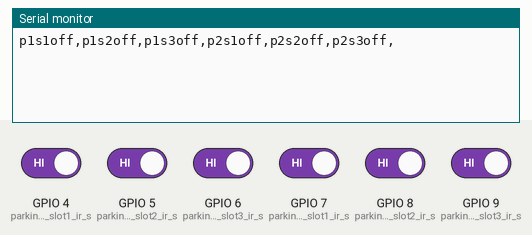
This sketch was run on a simulated ESP8266 (NodeMCU). On the bench: the last lines printed to the serial monitor. Inputs (shaded band) come from the test bench; at power-on: GPIO 4 (parking1_slot1_ir_s), GPIO 5 (parking1_slot2_ir_s), GPIO 6 (parking1_slot3_ir_s), GPIO 7 (parking2_slot1_ir_s), GPIO 8 (parking2_slot2_ir_s), GPIO 9 (parking2_slot3_ir_s) HIGH.

Above: at 4.0 s.
4.1 s: GPIO 4 (parking1_slot1_ir_s) driven LOW
At 8.0 s:
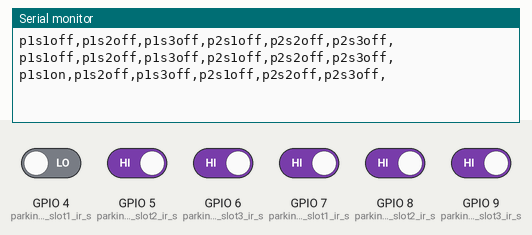
9.1 s: GPIO 5 (parking1_slot2_ir_s) driven LOW
At 11.7 s:
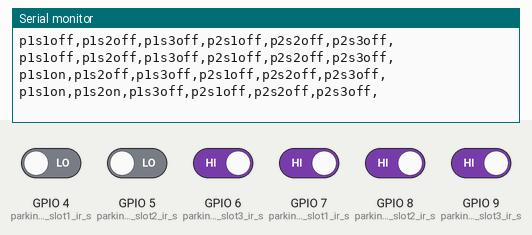
14.2 s: GPIO 6 (parking1_slot3_ir_s) driven LOW
At 17.8 s:
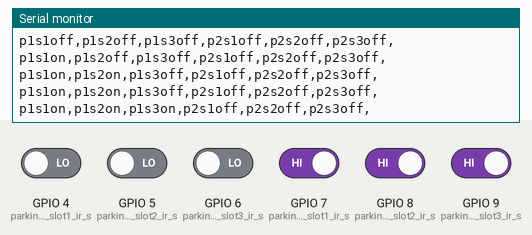
18.7 s: GPIO 7 (parking2_slot1_ir_s) driven LOW
At 21.4 s:
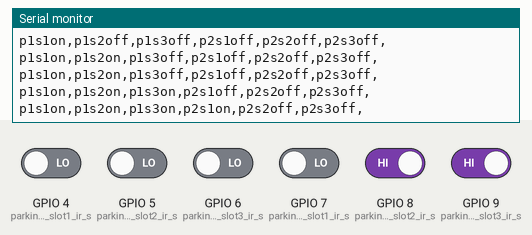
23.8 s: GPIO 8 (parking2_slot2_ir_s) driven LOW
At 27.6 s:
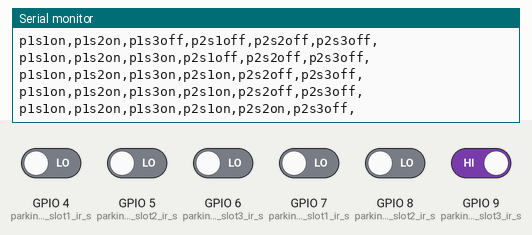
28.3 s: GPIO 9 (parking2_slot3_ir_s) driven LOW
At 31.2 s:
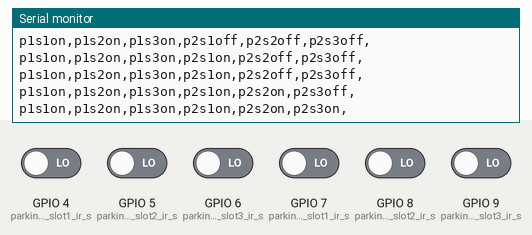

Measured:
- after the input at 4.1 s, the serial monitor: prints a new line after 3.5 s (image 1)
- after the input at 9.1 s, the serial monitor: prints a new line after 1.7 s (image 2)
- after the input at 14.2 s, the serial monitor: prints a new line after 3.0 s (image 3)
- after the input at 18.7 s, the serial monitor: prints a new line after 1.7 s (image 4)
- after the input at 23.8 s, the serial monitor: prints a new line after 3.0 s (image 5)
- after the input at 28.3 s, the serial monitor: prints a new line after 1.7 s (image 6)

The sketch:

carpark.ino.ino
```cpp
#include <cppQueue.h>
#include <functional>
#include <memory>
#include <ESP8266WiFi.h>

int parking1_slot1_ir_s = 4; // parking slot1 infrared sensor connected with pin number 4 of arduino
int parking1_slot2_ir_s = 5;
int parking1_slot3_ir_s = 6;

int parking2_slot1_ir_s = 7;
int parking2_slot2_ir_s = 8;
int parking2_slot3_ir_s = 9;

String sensor1;
String sensor2;
String sensor3;
String sensor4;
String sensor5;
String sensor6;


String cdata =""; // complete data, consisting of sensors values

void setup()
{
Serial.begin(9600);

pinMode(parking1_slot1_ir_s, INPUT);
pinMode(parking1_slot2_ir_s, INPUT);
pinMode(parking1_slot3_ir_s, INPUT);

pinMode(parking2_slot1_ir_s, INPUT);
pinMode(parking2_slot2_ir_s, INPUT);
pinMode(parking2_slot3_ir_s, INPUT);


}

void p1slot1();
void p1slot2();
void p1slot3();
void p2slot1();
void p2slot2();
void p2slot3();


void loop()
{

p1slot1();
p1slot2();
p1slot3();

p2slot1();
p2slot2();
p2slot3();


   cdata = cdata + sensor1 +"," + sensor2 + ","+ sensor3 +","+ sensor4 + "," + sensor5 + "," + sensor6 +","; // comma will be used a delimeter
   Serial.println(cdata);
  // nodemcu.println(cdata);
   delay(2000); // 2 seconds
   cdata = "";
digitalWrite(parking1_slot1_ir_s, HIGH);
digitalWrite(parking1_slot2_ir_s, HIGH);
digitalWrite(parking1_slot3_ir_s, HIGH);

digitalWrite(parking2_slot1_ir_s, HIGH);
digitalWrite(parking2_slot2_ir_s, HIGH);
digitalWrite(parking2_slot3_ir_s, HIGH);
}


void p1slot1() // parkng 1 slot1
{
  if( digitalRead(parking1_slot1_ir_s) == LOW)
  {
  sensor1 = "p1s1on"; // parking1 slot1
 delay(200);
  }
if( digitalRead(parking1_slot1_ir_s) == HIGH)
{
  sensor1 = "p1s1off";
 delay(200);
}

}

void p1slot2() // parking 1 slot2
{
  if( digitalRead(parking1_slot2_ir_s) == LOW)
  {
  sensor2 = "p1s2on";
  delay(200);
  }
if( digitalRead(parking1_slot2_ir_s) == HIGH)
  {
  sensor2 = "p1s2off";
 delay(200);
  }
}


void p1slot3() // parking 1 slot3
{
  if( digitalRead(parking1_slot3_ir_s) == LOW)
  {
  sensor3 = "p1s3on";
  delay(200);
  }
if( digitalRead(parking1_slot3_ir_s) == HIGH)
  {
  sensor3 = "p1s3off";
 delay(200);
  }
}


// now for parking 2

void p2slot1() // parking 1 slot3
{
  if( digitalRead(parking2_slot1_ir_s) == LOW)
  {
  sensor4 = "p2s1on";
  delay(200);
  }
if( digitalRead(parking2_slot1_ir_s) == HIGH)
  {
  sensor4 = "p2s1off";
 delay(200);
  }
}


void p2slot2() // parking 1 slot3
{
  if( digitalRead(parking2_slot2_ir_s) == LOW)
  {
  sensor5 = "p2s2on";
  delay(200);
  }
if( digitalRead(parking2_slot2_ir_s) == HIGH)
  {
  sensor5 = "p2s2off";
 delay(200);
  }
}


void p2slot3() // parking 1 slot3
{
  if( digitalRead(parking2_slot3_ir_s) == LOW)
  {
  sensor6 = "p2s3on";
  delay(200);
  }
if( digitalRead(parking2_slot3_ir_s) == HIGH)
  {
  sensor6 = "p2s3off";
 delay(200);
  }
}
```
